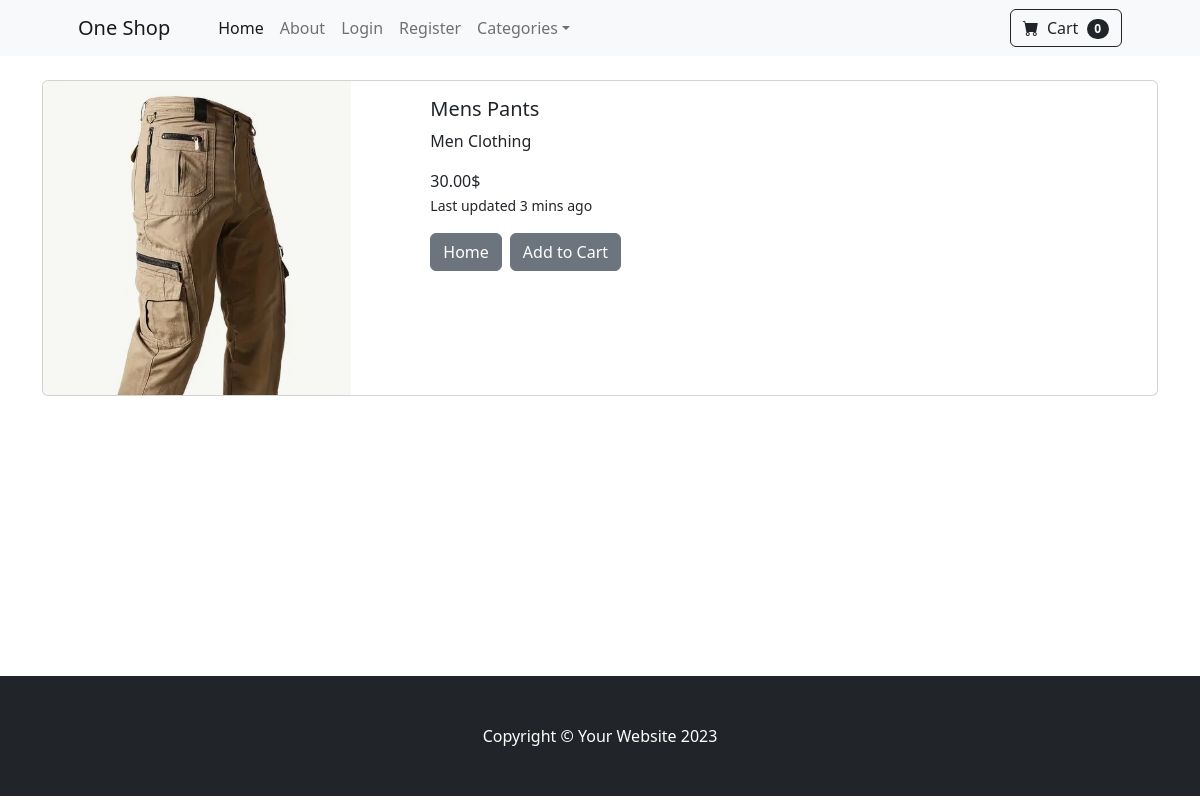
The app's page /product/4 with its own data.
### store/models.py (models this page shows)
class Product(models.Model):
    name = models.CharField(max_length=50)
    price = models.DecimalField(default=0, decimal_places=2, max_digits=6)
    category = models.ForeignKey(Category, on_delete=models.CASCADE, default=1)
    description = models.CharField(max_length=250, default='', blank=True, null=True)
    image = models.ImageField(upload_to='uploads/product/')
    on_sale = models.BooleanField(default=False)
    sale_price = models.DecimalField(default=0, decimal_places=2, max_digits=6)

### store/views.py (the view)
# urls.py: path('product/<int:pk>', views.product, name='product'),
def product(request, pk):
    product = Product.objects.get(id=pk)
    return render(request, 'product.html', {'product': product})

### cart/cart.py (called while the page is built)
    def __len__(self):
        return len(self.cart)

### cart/context_processors.py (called while the page is built)
def cart(request):
    return {'cart': Cart(request)}

### store/templates/product.html (shortened to what this page needs)
{% extends 'base.html' %}
{% block content %}
<br>
<div class="container">
    <div class="card mb-3">
        <div class="row g-0">
            <div class="col-md-4">
                <img src=" {{ product.image.url }}" class="img-fluid rounded-start" alt="...">
            </div>
                <div class="col-md-8 ">
                    <div class="card-body ">
                        <h5 class="card-title">{{ product.name }}</h5>
                        <p class="card-text">{{ product.description }}</p>
                        {% if product.on_sale%}
                            <strike>{{ product.price }} $ </strike> &nbsp; {{ product.sale_price }}$
                        {% else %}
                             {{ product.price }}$
                        {% endif %}
                        <p class="card-text"><small class="text-body-secondary">Last updated 3 mins ago</small></p>
                        <div class="d-flex justify-content-start align-items-center mt-3">
                            <a href="{% url 'index' %}" class="btn btn-secondary me-2">Home</a>
                            <button type="button" value="{{ product.id }}" class="btn btn-secondary" id="add-cart">Add to Cart</button>
                        </div>
                    </div>
                </div>
            </div>
        </div>
    </div>
<br><br><br><br><br><br><br><br><br><br><br>
{% endblock %}

### records on screen
Product: image (picture), name "Mens Pants", description "Men Clothing", price "30.00"

### other values on screen
{{ cart|length }} "0"
